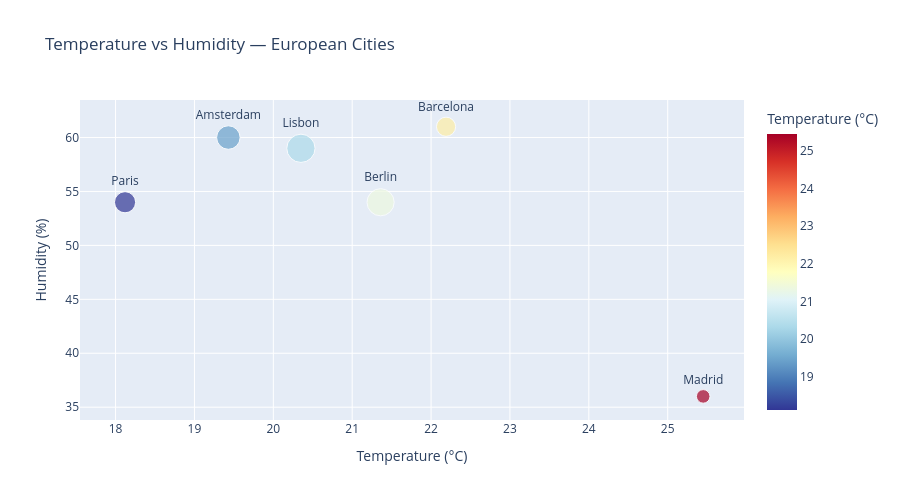

The notebook cell this image was saved under:
### Code cell
fig = px.scatter(
    df,
    x='temperature',
    y='humidity',
    text='city',
    size='wind_speed',
    color='temperature',
    color_continuous_scale='RdYlBu_r',
    title='Temperature vs Humidity — European Cities',
    labels={'temperature': 'Temperature (°C)', 'humidity': 'Humidity (%)'}
)

fig.update_traces(textposition='top center')
fig.update_layout(height=500)
fig.show()

### Figure 1 — Plotly figure (JSON) as saved in the notebook; plotly's stock layout.template omitted (floating-point values rounded to 4 significant figures)
{"data": [{"hovertemplate": "Temperature (°C)=%{marker.color}<br>Humidity (%)=%{y}<br>wind_speed=%{marker.size}<br>city=%{text}<extra></extra>", "legendgroup": "", "marker": {"color": [22.19, 25.45, 20.35, 18.12, 21.36, 19.43], "coloraxis": "coloraxis", "size": [2.68, 1.34, 5.81, 3.25, 5.36, 4.02], "sizemode": "area", "sizeref": 0.01452, "symbol": "circle"}, "mode": "markers+text", "name": "", "orientation": "v", "showlegend": false, "text": ["Barcelona", "Madrid", "Lisbon", "Paris", "Berlin", "Amsterdam"], "textposition": "top center", "type": "scatter", "x": [22.19, 25.45, 20.35, 18.12, 21.36, 19.43], "xaxis": "x", "y": [61, 36, 59, 54, 54, 60], "yaxis": "y"}], "layout": {"coloraxis": {"autocolorscale": false, "colorbar": {"title": {"text": "Temperature (°C)"}}, "colorscale": [[0, "rgb(49,54,149)"], [0.1, "rgb(69,117,180)"], [0.2, "rgb(116,173,209)"], [0.3, "rgb(171,217,233)"], [0.4, "rgb(224,243,248)"], [0.5, "rgb(255,255,191)"], [0.6, "rgb(254,224,144)"], [0.7, "rgb(253,174,97)"], [0.8, "rgb(244,109,67)"], [0.9, "rgb(215,48,39)"], [1, "rgb(165,0,38)"]]}, "height": 500, "legend": {"itemsizing": "constant", "tracegroupgap": 0}, "title": {"text": "Temperature vs Humidity — European Cities"}, "xaxis": {"anchor": "y", "domain": [0, 1], "title": {"text": "Temperature (°C)"}}, "yaxis": {"anchor": "x", "domain": [0, 1], "title": {"text": "Humidity (%)"}}}}
